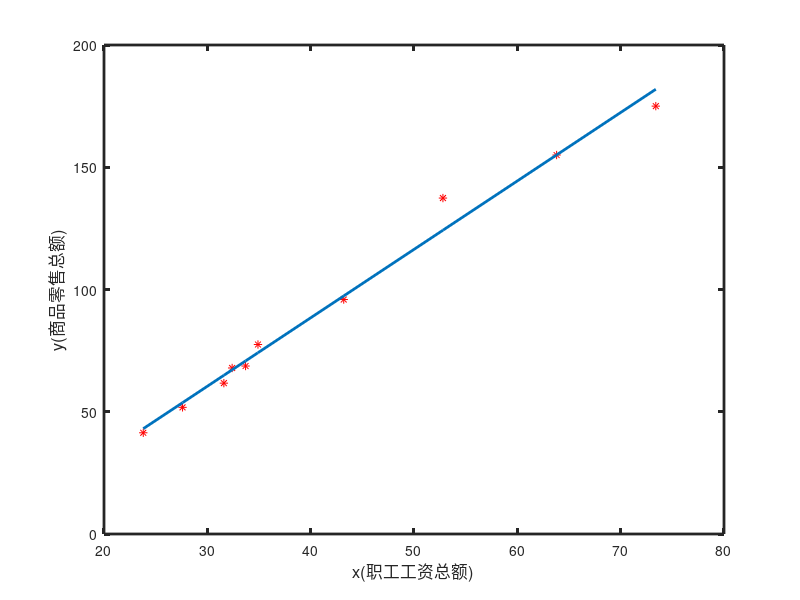

Recreate this plot in MATLAB.
clc, clear all, close all
x= [23.80, 27.60, 31.60, 32.4, 33.7, 34.9, 43.2, 52.8, 63.8, 73.4];
y= [41.4, 51.8, 61.7, 67.9, 68.7, 77.5, 95.9, 137.4, 155, 175];

figure
plot(x,y,'r*')
xlabel('x(职工工资总额)', 'FontSize', 12)
ylabel('y(商品零售总额)', 'FontSize', 12)
set(gca, 'linewidth', 2);

% 采用最小二乘拟合
Lxx = sum((x-mean(x)).^2);
Lxy = sum((x-mean(x)).*(y-mean(y)));
b1 = Lxy/Lxx;
b0 = mean(y)- b1*mean(x);
y1 = b1*x + b0;
hold on
plot(x, y1, 'LineWidth',2)
